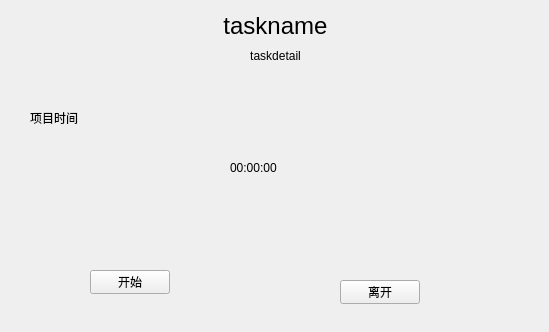
<?xml version="1.0" encoding="UTF-8"?>
<ui version="4.0">
 <class>doingtask</class>
 <widget class="QWidget" name="doingtask">
  <property name="geometry">
   <rect>
    <x>0</x>
    <y>0</y>
    <width>549</width>
    <height>332</height>
   </rect>
  </property>
  <property name="windowTitle">
   <string>Form</string>
  </property>
  <widget class="QLabel" name="taskname">
   <property name="geometry">
    <rect>
     <x>10</x>
     <y>10</y>
     <width>531</width>
     <height>31</height>
    </rect>
   </property>
   <property name="font">
    <font>
     <pointsize>18</pointsize>
    </font>
   </property>
   <property name="text">
    <string>taskname</string>
   </property>
   <property name="alignment">
    <set>Qt::AlignCenter</set>
   </property>
  </widget>
  <widget class="QLabel" name="taskdetail">
   <property name="geometry">
    <rect>
     <x>10</x>
     <y>40</y>
     <width>531</width>
     <height>31</height>
    </rect>
   </property>
   <property name="text">
    <string>taskdetail</string>
   </property>
   <property name="alignment">
    <set>Qt::AlignCenter</set>
   </property>
  </widget>
  <widget class="QPushButton" name="startButton">
   <property name="geometry">
    <rect>
     <x>90</x>
     <y>270</y>
     <width>80</width>
     <height>24</height>
    </rect>
   </property>
   <property name="text">
    <string>开始</string>
   </property>
  </widget>
  <widget class="QPushButton" name="quitButton">
   <property name="geometry">
    <rect>
     <x>340</x>
     <y>280</y>
     <width>80</width>
     <height>24</height>
    </rect>
   </property>
   <property name="text">
    <string>离开</string>
   </property>
  </widget>
  <widget class="QLabel" name="tasktime">
   <property name="geometry">
    <rect>
     <x>30</x>
     <y>110</y>
     <width>54</width>
     <height>16</height>
    </rect>
   </property>
   <property name="text">
    <string>项目时间</string>
   </property>
  </widget>
  <widget class="QLabel" name="speedtime">
   <property name="geometry">
    <rect>
     <x>230</x>
     <y>160</y>
     <width>54</width>
     <height>16</height>
    </rect>
   </property>
   <property name="text">
    <string>00:00:00</string>
   </property>
  </widget>
 </widget>
 <resources/>
 <connections/>
</ui>
